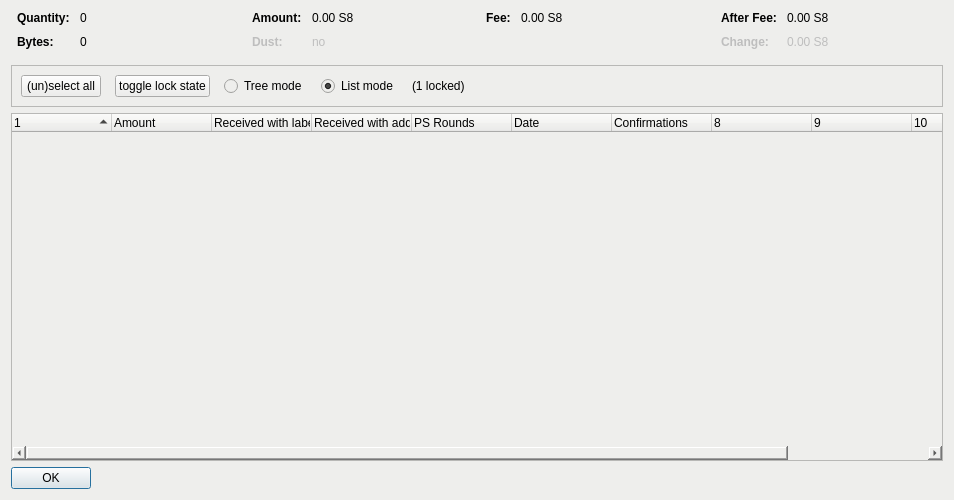
<?xml version="1.0" encoding="UTF-8"?>
<ui version="4.0">
 <class>CoinControlDialog</class>
 <widget class="QDialog" name="CoinControlDialog">
  <property name="geometry">
   <rect>
    <x>0</x>
    <y>0</y>
    <width>954</width>
    <height>500</height>
   </rect>
  </property>
  <property name="windowTitle">
   <string>Coin Selection</string>
  </property>
  <property name="styleSheet">
   <string notr="true">background-color: rgb(238, 238, 236);</string>
  </property>
  <layout class="QVBoxLayout" name="verticalLayout">
   <item>
    <layout class="QHBoxLayout" name="horizontalLayoutTop" stretch="0,0,0,0">
     <property name="topMargin">
      <number>0</number>
     </property>
     <property name="bottomMargin">
      <number>10</number>
     </property>
     <item>
      <layout class="QFormLayout" name="formLayoutCoinControl1">
       <property name="horizontalSpacing">
        <number>10</number>
       </property>
       <property name="verticalSpacing">
        <number>10</number>
       </property>
       <property name="leftMargin">
        <number>6</number>
       </property>
       <property name="rightMargin">
        <number>6</number>
       </property>
       <item row="0" column="0">
        <widget class="QLabel" name="labelCoinControlQuantityText">
         <property name="font">
          <font>
           <weight>75</weight>
           <bold>true</bold>
          </font>
         </property>
         <property name="text">
          <string>Quantity:</string>
         </property>
        </widget>
       </item>
       <item row="0" column="1">
        <widget class="QLabel" name="labelCoinControlQuantity">
         <property name="cursor">
          <cursorShape>IBeamCursor</cursorShape>
         </property>
         <property name="contextMenuPolicy">
          <enum>Qt::ActionsContextMenu</enum>
         </property>
         <property name="text">
          <string notr="true">0</string>
         </property>
         <property name="textInteractionFlags">
          <set>Qt::LinksAccessibleByMouse|Qt::TextSelectableByKeyboard|Qt::TextSelectableByMouse</set>
         </property>
        </widget>
       </item>
       <item row="1" column="0">
        <widget class="QLabel" name="labelCoinControlBytesText">
         <property name="font">
          <font>
           <weight>75</weight>
           <bold>true</bold>
          </font>
         </property>
         <property name="text">
          <string>Bytes:</string>
         </property>
        </widget>
       </item>
       <item row="1" column="1">
        <widget class="QLabel" name="labelCoinControlBytes">
         <property name="cursor">
          <cursorShape>IBeamCursor</cursorShape>
         </property>
         <property name="contextMenuPolicy">
          <enum>Qt::ActionsContextMenu</enum>
         </property>
         <property name="text">
          <string notr="true">0</string>
         </property>
         <property name="textInteractionFlags">
          <set>Qt::LinksAccessibleByMouse|Qt::TextSelectableByKeyboard|Qt::TextSelectableByMouse</set>
         </property>
        </widget>
       </item>
      </layout>
     </item>
     <item>
      <layout class="QFormLayout" name="formLayoutCoinControl2">
       <property name="horizontalSpacing">
        <number>10</number>
       </property>
       <property name="verticalSpacing">
        <number>10</number>
       </property>
       <property name="leftMargin">
        <number>6</number>
       </property>
       <property name="rightMargin">
        <number>6</number>
       </property>
       <item row="0" column="0">
        <widget class="QLabel" name="labelCoinControlAmountText">
         <property name="font">
          <font>
           <weight>75</weight>
           <bold>true</bold>
          </font>
         </property>
         <property name="text">
          <string>Amount:</string>
         </property>
        </widget>
       </item>
       <item row="0" column="1">
        <widget class="QLabel" name="labelCoinControlAmount">
         <property name="cursor">
          <cursorShape>IBeamCursor</cursorShape>
         </property>
         <property name="contextMenuPolicy">
          <enum>Qt::ActionsContextMenu</enum>
         </property>
         <property name="text">
          <string notr="true">0.00 S8</string>
         </property>
         <property name="textInteractionFlags">
          <set>Qt::LinksAccessibleByMouse|Qt::TextSelectableByKeyboard|Qt::TextSelectableByMouse</set>
         </property>
        </widget>
       </item>
       <item row="1" column="0">
        <widget class="QLabel" name="labelCoinControlLowOutputText">
         <property name="enabled">
          <bool>false</bool>
         </property>
         <property name="font">
          <font>
           <weight>75</weight>
           <bold>true</bold>
          </font>
         </property>
         <property name="text">
          <string>Dust:</string>
         </property>
        </widget>
       </item>
       <item row="1" column="1">
        <widget class="QLabel" name="labelCoinControlLowOutput">
         <property name="enabled">
          <bool>false</bool>
         </property>
         <property name="cursor">
          <cursorShape>IBeamCursor</cursorShape>
         </property>
         <property name="contextMenuPolicy">
          <enum>Qt::ActionsContextMenu</enum>
         </property>
         <property name="text">
          <string notr="true">no</string>
         </property>
         <property name="textInteractionFlags">
          <set>Qt::LinksAccessibleByMouse|Qt::TextSelectableByKeyboard|Qt::TextSelectableByMouse</set>
         </property>
        </widget>
       </item>
      </layout>
     </item>
     <item>
      <layout class="QFormLayout" name="formLayoutCoinControl3">
       <property name="horizontalSpacing">
        <number>10</number>
       </property>
       <property name="verticalSpacing">
        <number>10</number>
       </property>
       <property name="leftMargin">
        <number>6</number>
       </property>
       <property name="rightMargin">
        <number>6</number>
       </property>
       <item row="0" column="0">
        <widget class="QLabel" name="labelCoinControlFeeText">
         <property name="font">
          <font>
           <weight>75</weight>
           <bold>true</bold>
          </font>
         </property>
         <property name="text">
          <string>Fee:</string>
         </property>
        </widget>
       </item>
       <item row="0" column="1">
        <widget class="QLabel" name="labelCoinControlFee">
         <property name="cursor">
          <cursorShape>IBeamCursor</cursorShape>
         </property>
         <property name="contextMenuPolicy">
          <enum>Qt::ActionsContextMenu</enum>
         </property>
         <property name="text">
          <string notr="true">0.00 S8</string>
         </property>
         <property name="textInteractionFlags">
          <set>Qt::LinksAccessibleByMouse|Qt::TextSelectableByKeyboard|Qt::TextSelectableByMouse</set>
         </property>
        </widget>
       </item>
      </layout>
     </item>
     <item>
      <layout class="QFormLayout" name="formLayoutCoinControl4">
       <property name="horizontalSpacing">
        <number>10</number>
       </property>
       <property name="verticalSpacing">
        <number>10</number>
       </property>
       <property name="leftMargin">
        <number>6</number>
       </property>
       <property name="rightMargin">
        <number>6</number>
       </property>
       <item row="0" column="0">
        <widget class="QLabel" name="labelCoinControlAfterFeeText">
         <property name="font">
          <font>
           <weight>75</weight>
           <bold>true</bold>
          </font>
         </property>
         <property name="text">
          <string>After Fee:</string>
         </property>
        </widget>
       </item>
       <item row="0" column="1">
        <widget class="QLabel" name="labelCoinControlAfterFee">
         <property name="cursor">
          <cursorShape>IBeamCursor</cursorShape>
         </property>
         <property name="contextMenuPolicy">
          <enum>Qt::ActionsContextMenu</enum>
         </property>
         <property name="text">
          <string notr="true">0.00 S8</string>
         </property>
         <property name="textInteractionFlags">
          <set>Qt::LinksAccessibleByMouse|Qt::TextSelectableByKeyboard|Qt::TextSelectableByMouse</set>
         </property>
        </widget>
       </item>
       <item row="1" column="0">
        <widget class="QLabel" name="labelCoinControlChangeText">
         <property name="enabled">
          <bool>false</bool>
         </property>
         <property name="font">
          <font>
           <weight>75</weight>
           <bold>true</bold>
          </font>
         </property>
         <property name="text">
          <string>Change:</string>
         </property>
        </widget>
       </item>
       <item row="1" column="1">
        <widget class="QLabel" name="labelCoinControlChange">
         <property name="enabled">
          <bool>false</bool>
         </property>
         <property name="cursor">
          <cursorShape>IBeamCursor</cursorShape>
         </property>
         <property name="contextMenuPolicy">
          <enum>Qt::ActionsContextMenu</enum>
         </property>
         <property name="text">
          <string notr="true">0.00 S8</string>
         </property>
         <property name="textInteractionFlags">
          <set>Qt::LinksAccessibleByMouse|Qt::TextSelectableByKeyboard|Qt::TextSelectableByMouse</set>
         </property>
        </widget>
       </item>
      </layout>
     </item>
    </layout>
   </item>
   <item>
    <widget class="QFrame" name="frame">
     <property name="minimumSize">
      <size>
       <width>0</width>
       <height>40</height>
      </size>
     </property>
     <property name="frameShape">
      <enum>QFrame::StyledPanel</enum>
     </property>
     <property name="frameShadow">
      <enum>QFrame::Sunken</enum>
     </property>
     <layout class="QHBoxLayout" name="horizontalLayout">
      <item>
       <layout class="QHBoxLayout" name="horizontalLayoutPanel" stretch="0,0,0,0,0,0">
        <property name="spacing">
         <number>14</number>
        </property>
        <item>
         <widget class="QPushButton" name="pushButtonSelectAll">
          <property name="sizePolicy">
           <sizepolicy hsizetype="Maximum" vsizetype="Fixed">
            <horstretch>0</horstretch>
            <verstretch>0</verstretch>
           </sizepolicy>
          </property>
          <property name="text">
           <string>(un)select all</string>
          </property>
          <property name="autoDefault">
           <bool>false</bool>
          </property>
         </widget>
        </item>
        <item>
         <widget class="QPushButton" name="pushButtonToggleLock">
          <property name="sizePolicy">
           <sizepolicy hsizetype="Maximum" vsizetype="Fixed">
            <horstretch>0</horstretch>
            <verstretch>0</verstretch>
           </sizepolicy>
          </property>
          <property name="text">
           <string>toggle lock state</string>
          </property>
          <property name="autoDefault">
           <bool>false</bool>
          </property>
         </widget>
        </item>
        <item>
         <widget class="QRadioButton" name="radioTreeMode">
          <property name="sizePolicy">
           <sizepolicy hsizetype="Maximum" vsizetype="Fixed">
            <horstretch>0</horstretch>
            <verstretch>0</verstretch>
           </sizepolicy>
          </property>
          <property name="text">
           <string>Tree mode</string>
          </property>
         </widget>
        </item>
        <item>
         <widget class="QRadioButton" name="radioListMode">
          <property name="sizePolicy">
           <sizepolicy hsizetype="Maximum" vsizetype="Fixed">
            <horstretch>0</horstretch>
            <verstretch>0</verstretch>
           </sizepolicy>
          </property>
          <property name="text">
           <string>List mode</string>
          </property>
          <property name="checked">
           <bool>true</bool>
          </property>
         </widget>
        </item>
        <item>
         <widget class="QLabel" name="labelLocked">
          <property name="text">
           <string>(1 locked)</string>
          </property>
         </widget>
        </item>
        <item>
         <spacer name="horizontalSpacer">
          <property name="orientation">
           <enum>Qt::Horizontal</enum>
          </property>
          <property name="sizeHint" stdset="0">
           <size>
            <width>40</width>
            <height>20</height>
           </size>
          </property>
         </spacer>
        </item>
       </layout>
      </item>
     </layout>
    </widget>
   </item>
   <item>
    <widget class="CoinControlTreeWidget" name="treeWidget">
     <property name="contextMenuPolicy">
      <enum>Qt::CustomContextMenu</enum>
     </property>
     <property name="sortingEnabled">
      <bool>false</bool>
     </property>
     <property name="columnCount">
      <number>11</number>
     </property>
     <attribute name="headerShowSortIndicator" stdset="0">
      <bool>true</bool>
     </attribute>
     <attribute name="headerStretchLastSection">
      <bool>false</bool>
     </attribute>
     <column>
      <property name="text">
       <string/>
      </property>
     </column>
     <column>
      <property name="text">
       <string>Amount</string>
      </property>
     </column>
     <column>
      <property name="text">
       <string>Received with label</string>
      </property>
     </column>
     <column>
      <property name="text">
       <string>Received with address</string>
      </property>
     </column>
     <column>
      <property name="text">
       <string>PS Rounds</string>
      </property>
     </column>
     <column>
      <property name="text">
       <string>Date</string>
      </property>
     </column>
     <column>
      <property name="text">
       <string>Confirmations</string>
      </property>
      <property name="toolTip">
       <string>Confirmed</string>
      </property>
     </column>
     <column>
      <property name="text">
       <string/>
      </property>
     </column>
     <column>
      <property name="text">
       <string/>
      </property>
     </column>
     <column>
      <property name="text">
       <string/>
      </property>
     </column>
     <column>
      <property name="text">
       <string/>
      </property>
     </column>
    </widget>
   </item>
   <item>
    <widget class="QDialogButtonBox" name="buttonBox">
     <property name="sizePolicy">
      <sizepolicy hsizetype="Maximum" vsizetype="Fixed">
       <horstretch>0</horstretch>
       <verstretch>0</verstretch>
      </sizepolicy>
     </property>
     <property name="orientation">
      <enum>Qt::Horizontal</enum>
     </property>
     <property name="standardButtons">
      <set>QDialogButtonBox::Ok</set>
     </property>
    </widget>
   </item>
  </layout>
 </widget>
 <customwidgets>
  <customwidget>
   <class>CoinControlTreeWidget</class>
   <extends>QTreeWidget</extends>
   <header>coincontroltreewidget.h</header>
  </customwidget>
 </customwidgets>
 <resources/>
 <connections/>
</ui>
